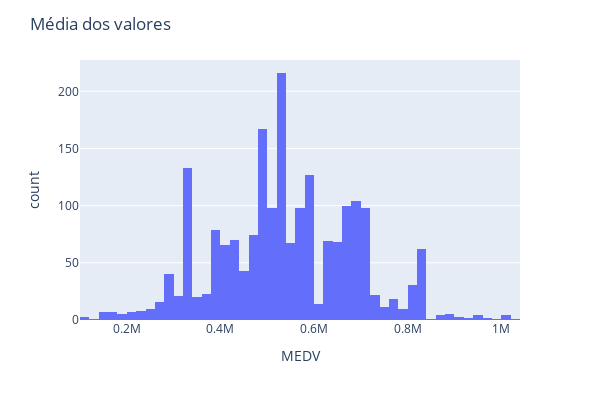

Notebook code cell kept with this figure:
### Code cell
hist = px.histogram(df, x = "MEDV", nbins = 60)
hist.update_layout(width = 600, height = 400, title_text = "Média dos valores")
hist.show()

### Figure 1 — Plotly figure (JSON) as saved in the notebook; plotly's stock layout.template omitted (floating-point values rounded to 4 significant figures; data arrays with more than 128 entries replaced by an {"elided": "..."} marker saying what was removed)
{"data": [{"alignmentgroup": "True", "bingroup": "x", "hovertemplate": "MEDV=%{x}<br>count=%{y}<extra></extra>", "legendgroup": "", "marker": {"color": "#636efa", "pattern": {"shape": ""}}, "name": "", "nbinsx": 60, "offsetgroup": "", "orientation": "v", "showlegend": false, "type": "histogram", "x": {"elided": "2040 int values"}, "xaxis": "x", "yaxis": "y"}], "layout": {"barmode": "relative", "height": 400, "legend": {"tracegroupgap": 0}, "margin": {"t": 60}, "title": {"text": "Média dos valores"}, "width": 600, "xaxis": {"anchor": "y", "domain": [0, 1], "title": {"text": "MEDV"}}, "yaxis": {"anchor": "x", "domain": [0, 1], "title": {"text": "count"}}}}
